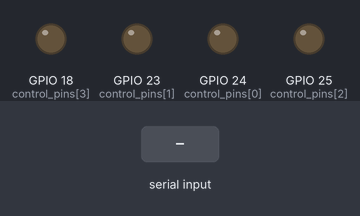
This program was run on a simulated Raspberry Pi (BCM pin numbers). Parts: output pins drawn as LEDs (lit = HIGH). The test bench sets the inputs (shaded band). What the program prints to the terminal is not drawn.

Above: at 1.2 s.
1.3 s: "a" typed at the terminal
At 1.7 s:
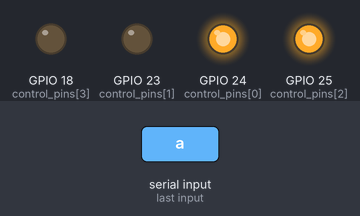
2.8 s: "j" typed at the terminal
At 4.0 s:
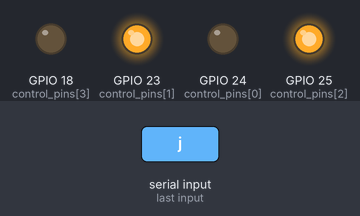
4.3 s: "k" typed at the terminal
At 5.2 s:
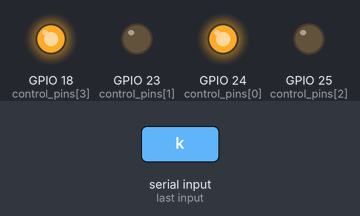
5.8 s: "m" typed at the terminal
At 6.3 s:
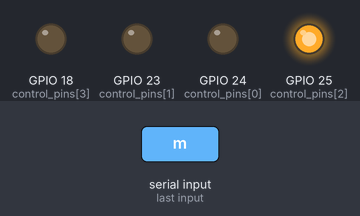
7.3 s: "n" typed at the terminal
At 8.5 s:
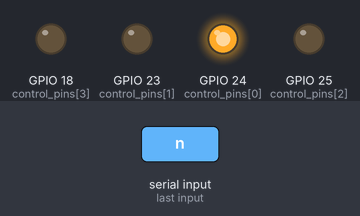
8.8 s: "z" typed at the terminal
At 9.8 s:
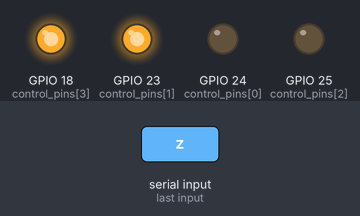
Timing chart, 0 to 11.3 s (numbered marks = the images above; inputs shaded):
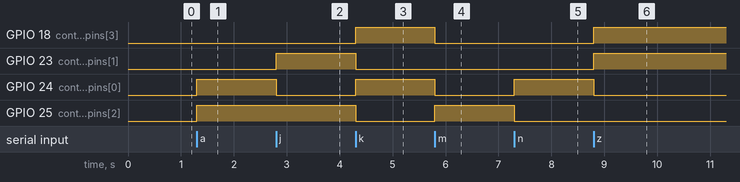

The program:

pi-sheep.py
```python
"""pi-sheep.py - Control the Raspberry Pi-powered Pi-Sheep.

This drives the dual L9110 H-bridge driver GPIO circuit with two DC motors. See l9110.md for details.
At the console, use the following keys to control the two motors. The version has an Ovine twist.

This script requires Python3.

Press 'Ctrl+c' or 'x' to exit.

Press 'a', 'z', 'n', 'm' for forward, backward, right-only, left-only.
Press 'j', 'k' rotate left, right.
Press ' ' to stop the motors.

Press 'r', 'e', 's' to record instructions, play instructions, stop recording instructions.
"""

import RPi.GPIO as GPIO
import sys
import termios
import time
import tty

# As we know that this is a POSIX system, we can define a getch-like function that manipulates the tty.
def getch():
  """Return a single character from stdin.
  """
  fd = sys.stdin.fileno()
  old_settings = termios.tcgetattr(fd)
  try:
    tty.setraw(fd)
    ch = sys.stdin.read(1)
  finally:
    termios.tcsetattr(fd, termios.TCSADRAIN, old_settings)
  return ch

print (__doc__)

control_pins = [24, 23, 25, 18]

GPIO.setmode(GPIO.BCM)
for pin in control_pins:
  GPIO.setup(pin, GPIO.OUT)
  GPIO.output(pin, False)

actions = {'a':[1,0,1,0],
           'z':[0,1,0,1],
           'n':[1,0,0,0],
           'm':[0,0,1,0],
           'j':[0,1,1,0],
           'k':[1,0,0,1],
           ' ':[0,0,0,0],
          }

playbook = []
record_start = None

try:
  while True:
    character = getch()
    if character == 'x' or character == '0x03':
      print ()
      GPIO.cleanup()
      exit()
    elif character == 'r':
      record_start = time.time()
      playbook = []
    elif character == 's':
      record_start = None
    elif character == 'e':
      record_start = None
      playback_start = time.time()
      for (t, a) in playbook:
        while time.time() < t + playback_start: # should sleep instead!
          pass
        print (a, end="", flush=True)
        for pin in range(0, len(control_pins)):
          GPIO.output(control_pins[pin], actions[a][pin] != 0)
    elif character in actions:
      print (character, end="", flush=True)
      if record_start:
        t = time.time() - record_start
        playbook.append((t, character))
      for pin in range(0, len(control_pins)):
        GPIO.output(control_pins[pin], actions[character][pin] != 0)

except KeyboardInterrupt:
  GPIO.cleanup()

except Exception as e:
  print (str(e))
  GPIO.cleanup()
```

Measured:
- after the input at 1.3 s, GPIO 24 (control_pins[0]), GPIO 25 (control_pins[2]): LOW → HIGH at once
- after the input at 2.8 s, GPIO 23 (control_pins[1]): LOW → HIGH at once; GPIO 24 (control_pins[0]): HIGH → LOW at once
- after the input at 4.3 s, GPIO 18 (control_pins[3]), GPIO 24 (control_pins[0]): LOW → HIGH at once; GPIO 23 (control_pins[1]), GPIO 25 (control_pins[2]): HIGH → LOW at once
- after the input at 5.8 s, GPIO 18 (control_pins[3]), GPIO 24 (control_pins[0]): HIGH → LOW at once; GPIO 25 (control_pins[2]): LOW → HIGH at once
- after the input at 7.3 s, GPIO 24 (control_pins[0]): LOW → HIGH at once; GPIO 25 (control_pins[2]): HIGH → LOW at once
- after the input at 8.8 s, GPIO 18 (control_pins[3]), GPIO 23 (control_pins[1]): LOW → HIGH at once; GPIO 24 (control_pins[0]): HIGH → LOW at once
